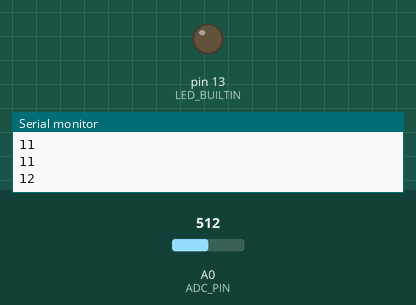
Simulated run of this sketch. Board: Arduino Uno, built with avr-gcc and run on an emulated ATmega328P. On the bench: output pins drawn as LEDs (lit = HIGH), the last lines printed to the serial monitor. Inputs (shaded band) come from the test bench; at power-on: A0 (ADC_PIN) = 512.

Above: at 3.3 s.
3.4 s: A0 (ADC_PIN) set to 716
At 6.0 s:
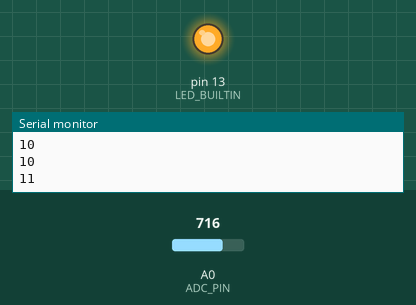
At 10.53 s:
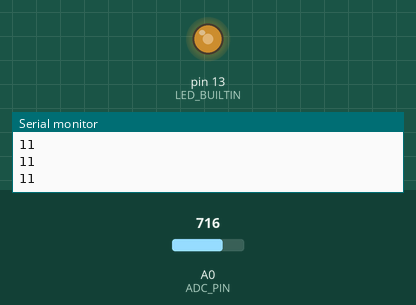
Timing chart, 0 to 12.9 s (numbered marks = the images above; inputs shaded):
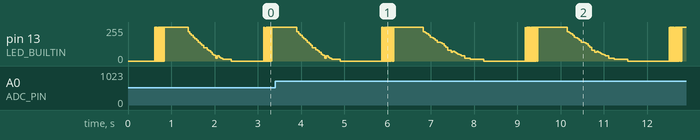

The sketch:

SmoothBlinkADC.ino
```cpp
#define ADC_PIN   A0

#define MIN_LEVEL 1
#define LED_LEVEL 20
#define FREQUENCY LED_LEVEL
#define SPEED     50
#define HOLD      SPEED<<2

unsigned long preCurMillis = 0;
unsigned long curMillis = 0;
unsigned long preInterMillis = 0;


// the setup function runs once when you press reset or power the board
void setup() {
  // initialize digital pin LED_BUILTIN as an output.
  pinMode(LED_BUILTIN, OUTPUT);
  Serial.begin(9600);
}


void setHigh(int holdingTime){
  if(holdingTime == 0)  return;
  digitalWrite(LED_BUILTIN,HIGH);
  delay(holdingTime);
}

void loop() {
  int input = analogRead(ADC_PIN);
  int speed = map(input, 0, 1023, 1, 100);

  for(int i=0;i<=LED_LEVEL;i++)
  {
    curMillis = millis();
    while(curMillis - preInterMillis < speed){
      curMillis = millis();
      digitalWrite(LED_BUILTIN,LOW);
      if(curMillis - preCurMillis > FREQUENCY){
        int k = MIN_LEVEL + (1-cos(PI*.5f*(i/(float)LED_LEVEL))) * (LED_LEVEL-MIN_LEVEL);
        Serial.println(k);
        setHigh(k);
        preCurMillis = curMillis;
      }
    }
    preInterMillis = curMillis;
  }
  digitalWrite(LED_BUILTIN, HIGH);
  delay(HOLD);
  for(int i=LED_LEVEL;i>=0;i--)
  {
    curMillis = millis();
    while(curMillis - preInterMillis < speed){
      curMillis = millis();
      digitalWrite(LED_BUILTIN,LOW);
      if(curMillis - preCurMillis > FREQUENCY){
        int k = MIN_LEVEL + (1-cos(PI*.5f*(i/(float)LED_LEVEL))) * (LED_LEVEL-MIN_LEVEL);
        setHigh(k);
        Serial.println(k);
        preCurMillis = curMillis;
      }
    }
    preInterMillis = curMillis;
  }
  digitalWrite(LED_BUILTIN, LOW);
  delay(HOLD);
}
```
